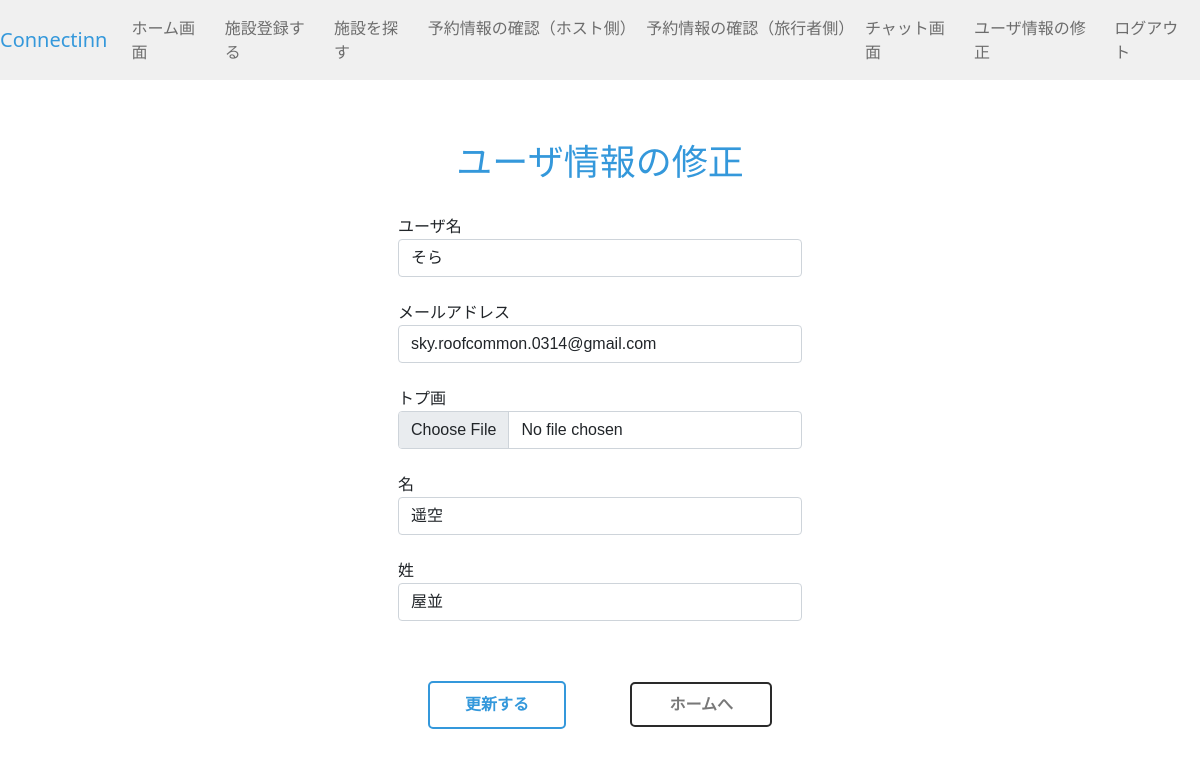
Screenshot of /2/update/ (signed in) with the database file from the repository.
### registration/models.py (models this page shows)
class CustomUser(AbstractUser):
    last_name = models.CharField(max_length=100, null=True, blank=False)
    first_name = models.CharField(max_length=100, null=True, blank=False)
    image = models.ImageField(upload_to='profile/', null=True)

### registration/views.py (the view, shortened to what this page needs)
# urls.py: path('<int:pk>/update/', login_required(views.UserUpdateView.as_view()), name='update'),
class UserUpdateView(UpdateView):
    model = CustomUser
    form_class = UpdateForm
    template_name_suffix = "update"
    success_url = reverse_lazy('registration:index')

### registration/forms.py
class UpdateForm(forms.ModelForm):
    class Meta:
        model = CustomUser
        fields = ['username', 'email', 'image', 'first_name', 'last_name']
        labels = {'username':"ユーザ名", 'email':"メールアドレス", 'password1':"パスワード", 'image':"トプ画", 'first_name':"名", 'last_name':"姓"}
    username = forms.CharField(label="ユーザ名", max_length=30, widget=forms.TextInput(attrs={'class': 'form-control'}))
    email = forms.EmailField(label="メールアドレス", widget=forms.EmailInput(attrs={'class': 'form-control'}))
    first_name = forms.CharField(label="名", max_length=30, widget=forms.TextInput(attrs={'class': 'form-control'}))
    last_name = forms.CharField(label="姓", max_length=30, widget=forms.TextInput(attrs={'class': 'form-control'}))
    image = forms.ImageField(label="トプ画", required=False, widget=forms.FileInput(attrs={'class': 'form-control'}))

### templates/registration/customuserupdate.html (shortened to what this page needs)
{% extends 'base.html' %}
{% block title %}
<h1 class="font-weight-bold" style="margin-top: 60px;">ユーザ情報の修正</h1>
{% endblock %}
{% block content %}
<div class="form-style">
    <br>
    <form method="POST" enctype="multipart/form-data">
        {% for field in form %}
        {{ field.label }}
        {{ field }}
        <br>
        {% endfor %}
        <div class="mt-3">
            <button type="submit" class="add-button">更新する</button>
            <a href="{% url 'registration:index' %}" class="back-a">ホームへ</a>
        </div>
    </form>
</div>
{% endblock %}

### templates/base.html (style rules this page uses)
.form-style { font-family: Arial, sans-serif; display: flex; flex-direction: column; align-items: center; justify-content: center; margin: 0; text-align: left; }
.add-button { text-decoration: none; color: #3498db; font-weight: bold; border: 2px solid #3498db; padding: 10px 35px; border-radius: 5px; margin: 20px 30px; background-color: white; }
.back-a { text-decoration: none; color: #787878; font-weight: bold; border: 2px solid #2a2a2a; padding: 12px 37px; border-radius: 5px; margin: 20px 30px; }
h1 { font-size: 36px; color: #3498db; }

### rows the page displays
CustomUser: form "そら" "sky.roofcommon.0314@gmail.com" "遥空" "屋並"

### other values shown
{{ field.label }} "ユーザ名" "メールアドレス" "トプ画" "名" "姓"
